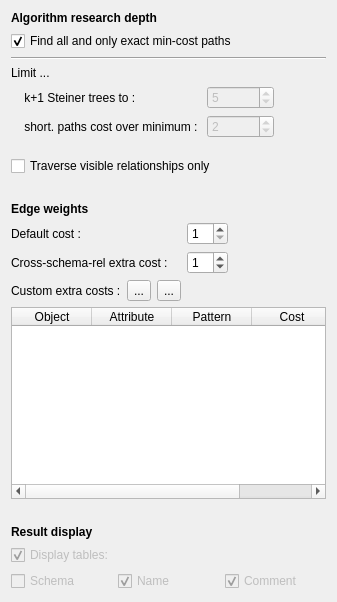
         <widget class="QWidget" name="solver_parameters">
          <layout class="QGridLayout" name="gridLayout_7">
           <item row="0" column="0">
            <layout class="QVBoxLayout" name="verticalLayout">
             <property name="sizeConstraint">
              <enum>QLayout::SetNoConstraint</enum>
             </property>
             <item>
              <widget class="QLabel" name="label_6">
               <property name="text">
                <string>&lt;html&gt;&lt;head/&gt;&lt;body&gt;&lt;p&gt;&lt;span style=&quot; font-weight:600;&quot;&gt;Algorithm research depth&lt;/span&gt;&lt;/p&gt;&lt;/body&gt;&lt;/html&gt;</string>
               </property>
              </widget>
             </item>
             <item>
              <layout class="QGridLayout" name="gridLayout_6" rowstretch="0,0,0,0,0,0,0,0">
               <item row="4" column="0">
                <widget class="QLabel" name="label_9">
                 <property name="toolTip">
                  <string>For each couple of tables (super-edge), there is an absolute minimum cost. This is the extra-mile you want to go to discover alternative paths.</string>
                 </property>
                 <property name="text">
                  <string>    short. paths cost over minimum : </string>
                 </property>
                 <property name="buddy">
                  <cstring>sp_max_cost_sb</cstring>
                 </property>
                </widget>
               </item>
               <item row="3" column="2" rowspan="4" colspan="2">
                <widget class="QWidget" name="widget" native="true"/>
               </item>
               <item row="3" column="0">
                <widget class="QLabel" name="label_4">
                 <property name="toolTip">
                  <string>Number of distinct steiner-tree solutions to be found</string>
                 </property>
                 <property name="text">
                  <string>    k+1 Steiner trees to : </string>
                 </property>
                 <property name="buddy">
                  <cstring>st_limit_sb</cstring>
                 </property>
                </widget>
               </item>
               <item row="3" column="4" rowspan="4" colspan="2">
                <spacer name="horizontalSpacer_5">
                 <property name="orientation">
                  <enum>Qt::Horizontal</enum>
                 </property>
                 <property name="sizeHint" stdset="0">
                  <size>
                   <width>40</width>
                   <height>20</height>
                  </size>
                 </property>
                </spacer>
               </item>
               <item row="4" column="1">
                <widget class="QSpinBox" name="sp_max_cost_sb">
                 <property name="enabled">
                  <bool>false</bool>
                 </property>
                 <property name="toolTip">
                  <string>For each couple of tables (super-edge), there is an absolute minimum cost. This is the extra-mile you want to go to discover alternative paths.</string>
                 </property>
                 <property name="minimum">
                  <number>0</number>
                 </property>
                 <property name="maximum">
                  <number>100000</number>
                 </property>
                 <property name="value">
                  <number>2</number>
                 </property>
                </widget>
               </item>
               <item row="7" column="0" colspan="6">
                <widget class="QCheckBox" name="vis_only_cb">
                 <property name="text">
                  <string>Traverse visible relationships only</string>
                 </property>
                </widget>
               </item>
               <item row="0" column="0" colspan="6" alignment="Qt::AlignLeft">
                <widget class="QCheckBox" name="exact_cb">
                 <property name="sizePolicy">
                  <sizepolicy hsizetype="Preferred" vsizetype="Fixed">
                   <horstretch>0</horstretch>
                   <verstretch>0</verstretch>
                  </sizepolicy>
                 </property>
                 <property name="text">
                  <string>Find all and only exact min-cost paths</string>
                 </property>
                 <property name="checked">
                  <bool>true</bool>
                 </property>
                </widget>
               </item>
               <item row="1" column="0" colspan="6">
                <widget class="Line" name="line">
                 <property name="orientation">
                  <enum>Qt::Horizontal</enum>
                 </property>
                </widget>
               </item>
               <item row="3" column="1">
                <widget class="QSpinBox" name="st_limit_sb">
                 <property name="enabled">
                  <bool>false</bool>
                 </property>
                 <property name="toolTip">
                  <string>Number of distinct steiner-tree solutions to be found</string>
                 </property>
                 <property name="minimum">
                  <number>1</number>
                 </property>
                 <property name="maximum">
                  <number>100000</number>
                 </property>
                 <property name="value">
                  <number>5</number>
                 </property>
                </widget>
               </item>
               <item row="2" column="0" colspan="6">
                <widget class="QLabel" name="label_10">
                 <property name="text">
                  <string>Limit ...</string>
                 </property>
                </widget>
               </item>
              </layout>
             </item>
             <item>
              <spacer name="verticalSpacer">
               <property name="orientation">
                <enum>Qt::Vertical</enum>
               </property>
               <property name="sizeType">
                <enum>QSizePolicy::MinimumExpanding</enum>
               </property>
               <property name="sizeHint" stdset="0">
                <size>
                 <width>20</width>
                 <height>20</height>
                </size>
               </property>
              </spacer>
             </item>
             <item>
              <widget class="QLabel" name="label_5">
               <property name="text">
                <string>&lt;html&gt;&lt;head/&gt;&lt;body&gt;&lt;p&gt;&lt;span style=&quot; font-weight:600;&quot;&gt;Edge weights&lt;/span&gt;&lt;/p&gt;&lt;/body&gt;&lt;/html&gt;</string>
               </property>
              </widget>
             </item>
             <item>
              <layout class="QGridLayout" name="gridLayout">
               <item row="5" column="2">
                <widget class="QToolButton" name="reset_custom_costs_tb">
                 <property name="toolTip">
                  <string>Delete all existing custom extra costs</string>
                 </property>
                 <property name="text">
                  <string>...</string>
                 </property>
                 <property name="icon">
                  <iconset resource="../../../libpgmodeler_ui/res/resources.qrc">
                   <normaloff>:/icones/icones/limpartexto.png</normaloff>:/icones/icones/limpartexto.png</iconset>
                 </property>
                 <property name="popupMode">
                  <enum>QToolButton::InstantPopup</enum>
                 </property>
                </widget>
               </item>
               <item row="2" column="4" colspan="5">
                <spacer name="horizontalSpacer_4">
                 <property name="orientation">
                  <enum>Qt::Horizontal</enum>
                 </property>
                 <property name="sizeHint" stdset="0">
                  <size>
                   <width>40</width>
                   <height>20</height>
                  </size>
                 </property>
                </spacer>
               </item>
               <item row="5" column="1">
                <widget class="QToolButton" name="add_custom_cost_tb">
                 <property name="toolTip">
                  <string>Add a new line of parameterized additional cost per relationship</string>
                 </property>
                 <property name="text">
                  <string>...</string>
                 </property>
                 <property name="icon">
                  <iconset resource="../../../libpgmodeler_ui/res/resources.qrc">
                   <normaloff>:/icones/icones/adicionar.png</normaloff>:/icones/icones/adicionar.png</iconset>
                 </property>
                </widget>
               </item>
               <item row="5" column="8">
                <spacer name="horizontalSpacer_6">
                 <property name="orientation">
                  <enum>Qt::Horizontal</enum>
                 </property>
                 <property name="sizeHint" stdset="0">
                  <size>
                   <width>40</width>
                   <height>20</height>
                  </size>
                 </property>
                </spacer>
               </item>
               <item row="5" column="3" colspan="4">
                <widget class="QWidget" name="widget_2" native="true"/>
               </item>
               <item row="1" column="0" colspan="3">
                <widget class="QLabel" name="label_7">
                 <property name="text">
                  <string>Default cost :</string>
                 </property>
                 <property name="buddy">
                  <cstring>default_cost_sb</cstring>
                 </property>
                </widget>
               </item>
               <item row="5" column="0">
                <widget class="QLabel" name="label_2">
                 <property name="text">
                  <string>Custom extra costs :</string>
                 </property>
                </widget>
               </item>
               <item row="2" column="3">
                <widget class="QSpinBox" name="cross_sch_cost_sb">
                 <property name="sizePolicy">
                  <sizepolicy hsizetype="Fixed" vsizetype="Fixed">
                   <horstretch>0</horstretch>
                   <verstretch>0</verstretch>
                  </sizepolicy>
                 </property>
                 <property name="maximum">
                  <number>10</number>
                 </property>
                 <property name="value">
                  <number>1</number>
                 </property>
                </widget>
               </item>
               <item row="2" column="0" colspan="3">
                <widget class="QLabel" name="label">
                 <property name="sizePolicy">
                  <sizepolicy hsizetype="Fixed" vsizetype="Preferred">
                   <horstretch>0</horstretch>
                   <verstretch>0</verstretch>
                  </sizepolicy>
                 </property>
                 <property name="text">
                  <string>Cross-schema-rel extra cost : </string>
                 </property>
                 <property name="buddy">
                  <cstring>cross_sch_cost_sb</cstring>
                 </property>
                </widget>
               </item>
               <item row="6" column="0" colspan="9">
                <widget class="QTableWidget" name="custom_costs_tw">
                 <property name="toolTip">
                  <string>Custom extra costs</string>
                 </property>
                 <attribute name="horizontalHeaderCascadingSectionResizes">
                  <bool>true</bool>
                 </attribute>
                 <attribute name="horizontalHeaderDefaultSectionSize">
                  <number>80</number>
                 </attribute>
                 <attribute name="horizontalHeaderStretchLastSection">
                  <bool>true</bool>
                 </attribute>
                 <attribute name="verticalHeaderCascadingSectionResizes">
                  <bool>true</bool>
                 </attribute>
                 <attribute name="verticalHeaderDefaultSectionSize">
                  <number>35</number>
                 </attribute>
                 <attribute name="verticalHeaderStretchLastSection">
                  <bool>true</bool>
                 </attribute>
                 <column>
                  <property name="text">
                   <string>Object</string>
                  </property>
                 </column>
                 <column>
                  <property name="text">
                   <string>Attribute</string>
                  </property>
                 </column>
                 <column>
                  <property name="text">
                   <string>Pattern</string>
                  </property>
                 </column>
                 <column>
                  <property name="text">
                   <string>Cost</string>
                  </property>
                 </column>
                </widget>
               </item>
               <item row="1" column="4" colspan="5">
                <spacer name="horizontalSpacer_7">
                 <property name="orientation">
                  <enum>Qt::Horizontal</enum>
                 </property>
                 <property name="sizeHint" stdset="0">
                  <size>
                   <width>40</width>
                   <height>20</height>
                  </size>
                 </property>
                </spacer>
               </item>
               <item row="1" column="3">
                <widget class="QSpinBox" name="default_cost_sb">
                 <property name="minimum">
                  <number>1</number>
                 </property>
                 <property name="maximum">
                  <number>10</number>
                 </property>
                 <property name="value">
                  <number>1</number>
                 </property>
                </widget>
               </item>
              </layout>
             </item>
             <item>
              <spacer name="verticalSpacer_2">
               <property name="orientation">
                <enum>Qt::Vertical</enum>
               </property>
               <property name="sizeHint" stdset="0">
                <size>
                 <width>20</width>
                 <height>20</height>
                </size>
               </property>
              </spacer>
             </item>
             <item>
              <widget class="QLabel" name="label_8">
               <property name="text">
                <string>&lt;html&gt;&lt;head/&gt;&lt;body&gt;&lt;p&gt;&lt;span style=&quot; font-weight:600;&quot;&gt;Result display&lt;/span&gt;&lt;/p&gt;&lt;/body&gt;&lt;/html&gt;</string>
               </property>
              </widget>
             </item>
             <item>
              <layout class="QGridLayout" name="gridLayout_10">
               <item row="1" column="1">
                <widget class="QCheckBox" name="disp_nam_cb">
                 <property name="enabled">
                  <bool>false</bool>
                 </property>
                 <property name="text">
                  <string>Name</string>
                 </property>
                 <property name="checked">
                  <bool>true</bool>
                 </property>
                </widget>
               </item>
               <item row="1" column="0">
                <widget class="QCheckBox" name="disp_sch_cb">
                 <property name="enabled">
                  <bool>false</bool>
                 </property>
                 <property name="text">
                  <string>Schema</string>
                 </property>
                </widget>
               </item>
               <item row="1" column="2">
                <widget class="QCheckBox" name="disp_com_cb">
                 <property name="enabled">
                  <bool>false</bool>
                 </property>
                 <property name="text">
                  <string>Comment</string>
                 </property>
                 <property name="checkable">
                  <bool>true</bool>
                 </property>
                 <property name="checked">
                  <bool>true</bool>
                 </property>
                </widget>
               </item>
               <item row="0" column="0" colspan="3">
                <widget class="QCheckBox" name="display_tables_cb">
                 <property name="enabled">
                  <bool>false</bool>
                 </property>
                 <property name="text">
                  <string>Display tables: </string>
                 </property>
                 <property name="checked">
                  <bool>true</bool>
                 </property>
                </widget>
               </item>
              </layout>
             </item>
            </layout>
           </item>
          </layout>
         </widget>
